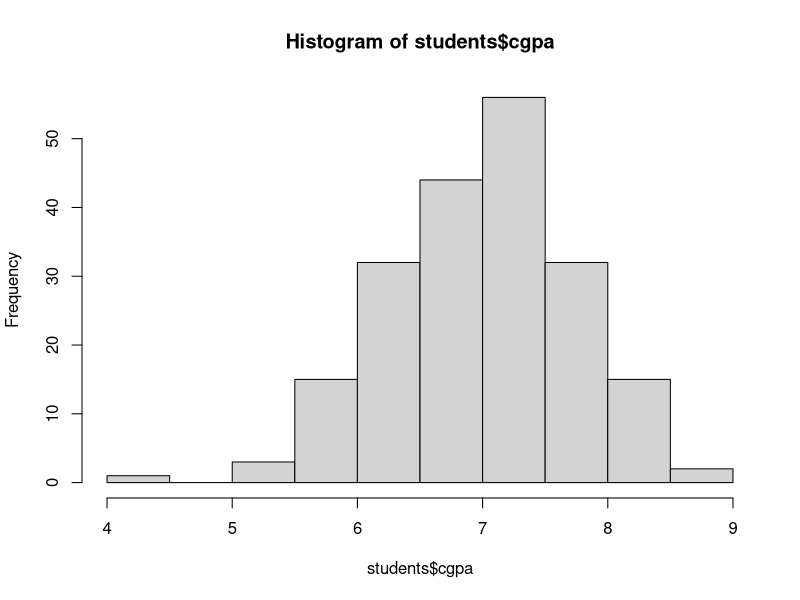
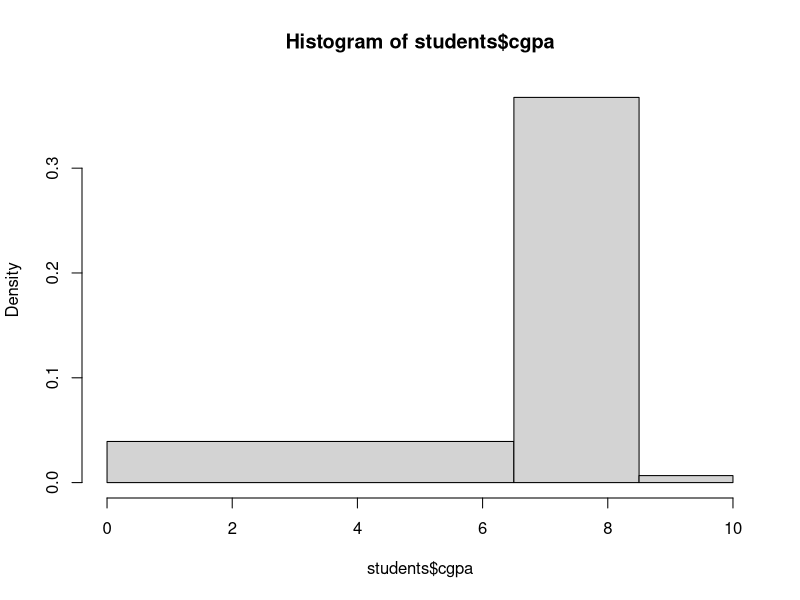
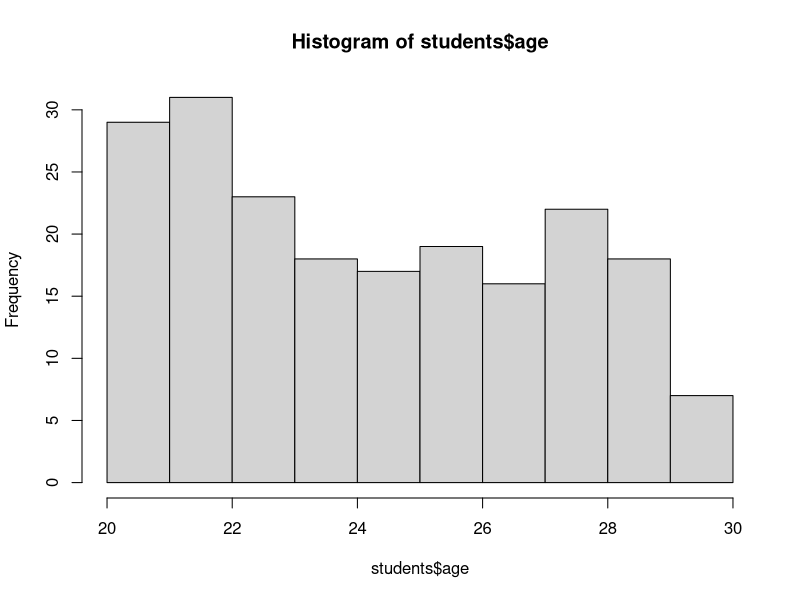
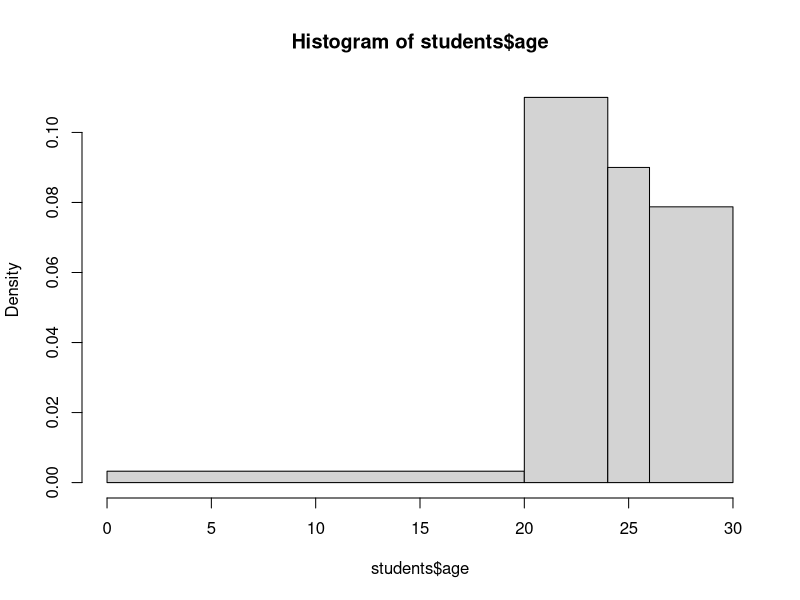
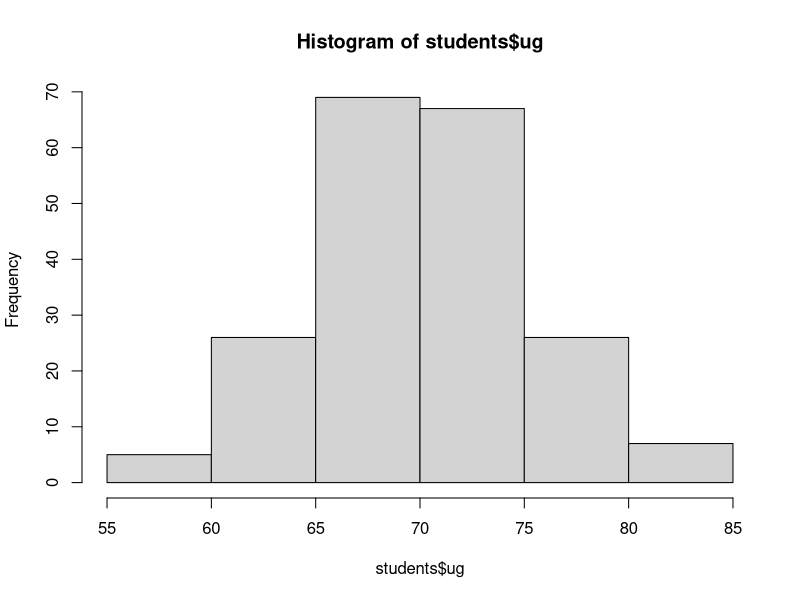
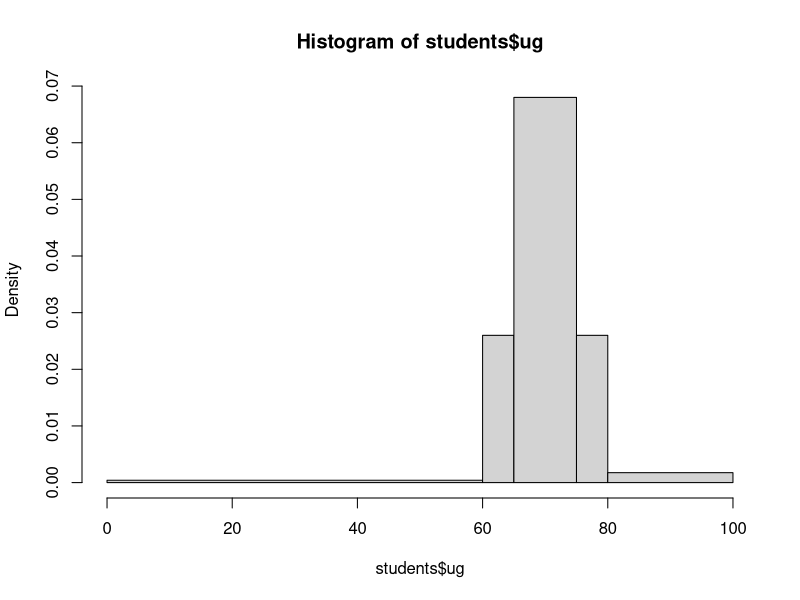
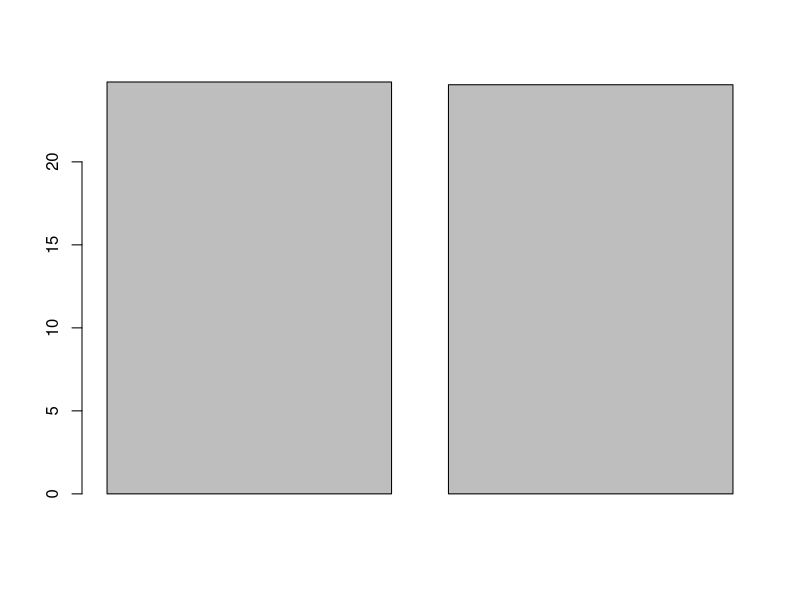
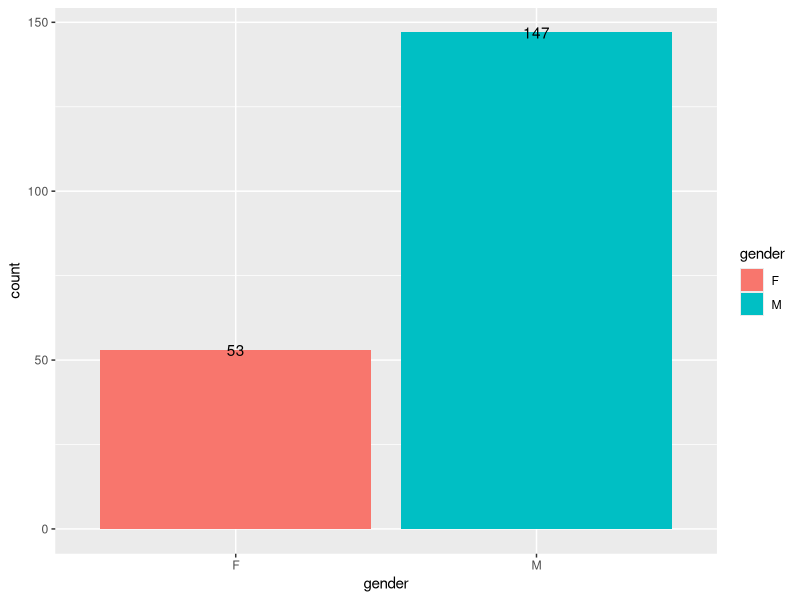

Here is the R script that generated these plots, in order:
#Batch, age, gender, cgpa, ug, class12 : select, salary

nS = 200
(age = round(runif(n = nS, min = 20, max = 30)))
mean(age)
(gender = sample(x = c('M' , 'F'), size = nS, replace = T, prob = c(.7,.3)))
table(gender)
(batch = sample(x = c('2017' , '2018' , '2019' ), size = nS, replace = T, prob = c(.2,.3,.5)))
table(batch)
(cgpa = round(rnorm(n = nS, mean = 7, sd = .75), 2))
range(cgpa)
(ug = round(rnorm(n = nS, mean = 70, sd = 5), 2))
range(ug)
(class12 = round(rnorm(n = nS, mean = 70, sd = 7), 2))
range(class12)
(domain = sample(c('Finance' , 'HR' , 'Operations' , 'Marketing'), size = nS, replace = T))
students = data.frame(age, gender, batch, domain, cgpa, ug, class12)
head(students)
(students$select = sample(c('Placed' , 'Not Placed'), size = nS, replace = T, prob = c(.7,.3)))
table(students$select)
(students$salary = round(rnorm(n = nS, mean = 12, sd = 1), 2))
(students$salary = ifelse(students$select == 'Not Placed', NA, students$salary))
head(students)

#Summary
nrow(students)
table(students$batch)
table(students$domain)
table(students$batch, students$domain)
hist(students$cgpa)
hist(students$cgpa, breaks = c(0,6.5,8.5,10))
hist(students$age)
hist(students$age, breaks = c(0, 20, 24, 26, 30))
hist(students$ug)
hist(students$ug, breaks = c(0, 60, 65, 75, 80, 100))

library(dplyr)
library(ggplot2)
t1 <- students %>% group_by(gender) %>% summarise(meanAge = mean(age))
barplot(height = t1$meanAge)

ggplot(students, aes(x = gender, fill = gender)) + geom_bar(stat = 'count') + geom_text(stat = 'count', aes(label = ..count..))

ggplot(students, aes(x = gender, fill = gender)) + geom_bar(stat = 'count') + geom_text(stat = 'count', aes(label = ..count..)) + facet_grid(batch ~ domain, scales = 'free')

ggplot(students, aes(x = gender, fill = gender)) + geom_bar(stat = 'count') + geom_text(stat = 'count', aes(label = ..count..), position = position_stack(), vjust = 1) + facet_grid(batch ~ domain, scales = 'free')

ggplot(students, aes(x = cgpa)) + geom_histogram()
ggplot(students, aes(x = cgpa)) + stat_bin(bins = 5)

students